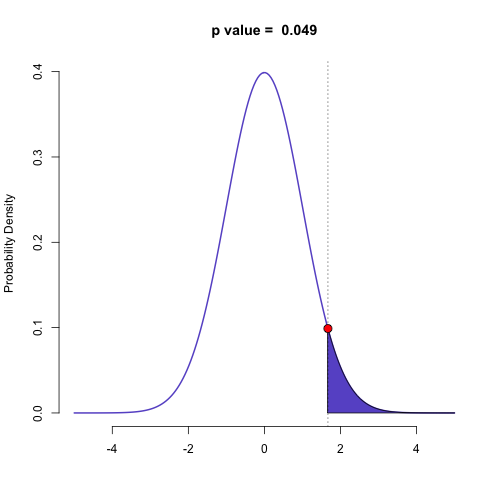

Write R code to recreate this figure.
# Comparing a sample with a mean of x and a sd of y to a population with a mean of 0 and an unknown sd
# Constant sample size
# Point represents test statistic

library("readr")
png(file = "/Users/caeleykardell/IdeaProjects/HomePage/MainDirectory/OneSampleMSD.png", width = 500, height = 500)

mean_string = read_lines("/Users/caeleykardell/IdeaProjects/HomePage/MainDirectory/OneSampleMSDFile", n_max=1)
mean1 = as.double(mean_string)
sd_string = read_lines("/Users/caeleykardell/IdeaProjects/HomePage/MainDirectory/OneSampleMSDFile", n_max=2, skip=1)
sd1 = as.double(sd_string)

#mean1= 2 #x
#sd1= 10 #y

# Calculating the test statistic

t <- mean1/(sd1/(sqrt(100)))

# Calculating the critical value

critical_value <- qt(p=.05, df=99, lower.tail=FALSE)

# Defining upper and lower boundaries

upper_x_possible <- 5

if(t > upper_x_possible){
  upper_x <- t+1
} else {
  upper_x <- 5
}

#creating p value
p_value = 1-pt(abs(t), 99)
p_value_rounded = signif(p_value, digits=3)
p_string = paste("p value = ", p_value_rounded, sep = " ")

# Plotting the distribution

x <- seq(-5, upper_x, length=200)
y <- dnorm(x, mean=0, sd=1)

plot(x, y, type="l", lwd=2, col="slateblue3", frame=FALSE, ylab="Probability Density", xlab="", main = p_string)

# Defining & shading the rejection region

polygon_x <- seq(critical_value, upper_x, length=300)
polygon_y <- dnorm(polygon_x, mean=0, sd=1)
polygon(c(critical_value,polygon_x,upper_x), c(0,polygon_y,0), col="slateblue3")

# Adding a vertical line for the test statistic

abline(v=t, lty="dotted")

# Plotting the test statistic (green if not rejecting the null; red if rejecting)

if(t < critical_value){
  points(x=t, y=dnorm(t, mean=0, sd=1), pch=21, col="black", bg="green", cex=1.5)
} else {
  points(x=t, y=dnorm(t, mean=0, sd=1), pch=21, col="black", bg="red", cex=1.5)
}

dev.off()